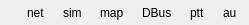
<?xml version="1.0" encoding="UTF-8"?>
<ui version="4.0">
 <class>CInfoBarStatusComponent</class>
 <widget class="QFrame" name="CInfoBarStatusComponent">
  <property name="geometry">
   <rect>
    <x>0</x>
    <y>0</y>
    <width>249</width>
    <height>25</height>
   </rect>
  </property>
  <property name="minimumSize">
   <size>
    <width>0</width>
    <height>25</height>
   </size>
  </property>
  <property name="windowTitle">
   <string>Info status bar</string>
  </property>
  <layout class="QHBoxLayout" name="hl_InfoBarStatus">
   <property name="spacing">
    <number>2</number>
   </property>
   <property name="leftMargin">
    <number>0</number>
   </property>
   <property name="topMargin">
    <number>0</number>
   </property>
   <property name="rightMargin">
    <number>0</number>
   </property>
   <property name="bottomMargin">
    <number>0</number>
   </property>
   <item>
    <widget class="swift::gui::components::CTransponderModeComponent" name="comp_XpdrMode">
     <property name="minimumSize">
      <size>
       <width>25</width>
       <height>25</height>
      </size>
     </property>
    </widget>
   </item>
   <item>
    <widget class="QLabel" name="lbl_Network">
     <property name="toolTip">
      <string>Network</string>
     </property>
     <property name="text">
      <string>net</string>
     </property>
    </widget>
   </item>
   <item alignment="Qt::AlignLeft">
    <widget class="swift::gui::CLedWidget" name="led_Network" native="true"/>
   </item>
   <item>
    <widget class="QLabel" name="lbl_Simulator">
     <property name="sizePolicy">
      <sizepolicy hsizetype="Preferred" vsizetype="Preferred">
       <horstretch>0</horstretch>
       <verstretch>0</verstretch>
      </sizepolicy>
     </property>
     <property name="toolTip">
      <string>Simulator</string>
     </property>
     <property name="text">
      <string>sim</string>
     </property>
     <property name="indent">
      <number>4</number>
     </property>
    </widget>
   </item>
   <item alignment="Qt::AlignLeft">
    <widget class="swift::gui::CLedWidget" name="led_Simulator" native="true">
     <property name="sizePolicy">
      <sizepolicy hsizetype="Preferred" vsizetype="Preferred">
       <horstretch>0</horstretch>
       <verstretch>0</verstretch>
      </sizepolicy>
     </property>
    </widget>
   </item>
   <item>
    <widget class="QLabel" name="lbl_MapperReady">
     <property name="toolTip">
      <string>Mappings ready</string>
     </property>
     <property name="text">
      <string>map</string>
     </property>
     <property name="indent">
      <number>4</number>
     </property>
    </widget>
   </item>
   <item alignment="Qt::AlignLeft">
    <widget class="swift::gui::CLedWidget" name="led_MapperReady" native="true"/>
   </item>
   <item>
    <widget class="QLabel" name="lbl_DBus">
     <property name="text">
      <string>DBus</string>
     </property>
     <property name="indent">
      <number>4</number>
     </property>
    </widget>
   </item>
   <item alignment="Qt::AlignLeft">
    <widget class="swift::gui::CLedWidget" name="led_DBus" native="true">
     <property name="sizePolicy">
      <sizepolicy hsizetype="Preferred" vsizetype="Preferred">
       <horstretch>0</horstretch>
       <verstretch>0</verstretch>
      </sizepolicy>
     </property>
    </widget>
   </item>
   <item>
    <widget class="QLabel" name="lbl_Ptt">
     <property name="sizePolicy">
      <sizepolicy hsizetype="Preferred" vsizetype="Preferred">
       <horstretch>0</horstretch>
       <verstretch>0</verstretch>
      </sizepolicy>
     </property>
     <property name="toolTip">
      <string>Push to talk</string>
     </property>
     <property name="text">
      <string>ptt</string>
     </property>
     <property name="indent">
      <number>4</number>
     </property>
    </widget>
   </item>
   <item alignment="Qt::AlignLeft">
    <widget class="swift::gui::CLedWidget" name="led_Ptt" native="true"/>
   </item>
   <item>
    <widget class="QLabel" name="lbl_Audio">
     <property name="toolTip">
      <string>Audio</string>
     </property>
     <property name="text">
      <string>au</string>
     </property>
     <property name="indent">
      <number>4</number>
     </property>
    </widget>
   </item>
   <item alignment="Qt::AlignLeft">
    <widget class="swift::gui::CLedWidget" name="led_Audio" native="true"/>
   </item>
  </layout>
 </widget>
 <customwidgets>
  <customwidget>
   <class>swift::gui::CLedWidget</class>
   <extends>QWidget</extends>
   <header>gui/led.h</header>
   <container>1</container>
  </customwidget>
  <customwidget>
   <class>swift::gui::components::CTransponderModeComponent</class>
   <extends>QFrame</extends>
   <header>gui/components/transpondermodecomponent.h</header>
   <container>1</container>
  </customwidget>
 </customwidgets>
 <resources/>
 <connections/>
</ui>
